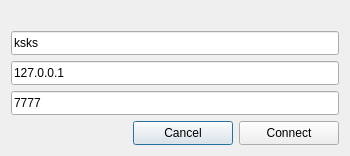
<?xml version="1.0" encoding="UTF-8"?>
<ui version="4.0">
 <class>SettingMenu</class>
 <widget class="QDialog" name="SettingMenu">
  <property name="geometry">
   <rect>
    <x>0</x>
    <y>0</y>
    <width>350</width>
    <height>142</height>
   </rect>
  </property>
  <property name="windowTitle">
   <string>Setting</string>
  </property>
  <layout class="QGridLayout" name="gridLayout">
   <item row="2" column="0">
    <spacer name="verticalSpacer">
     <property name="orientation">
      <enum>Qt::Vertical</enum>
     </property>
     <property name="sizeHint" stdset="0">
      <size>
       <width>20</width>
       <height>0</height>
      </size>
     </property>
    </spacer>
   </item>
   <item row="1" column="0">
    <layout class="QVBoxLayout" name="verticalLayout">
     <item>
      <widget class="QLineEdit" name="lE_name">
       <property name="sizePolicy">
        <sizepolicy hsizetype="Expanding" vsizetype="Minimum">
         <horstretch>0</horstretch>
         <verstretch>0</verstretch>
        </sizepolicy>
       </property>
       <property name="minimumSize">
        <size>
         <width>0</width>
         <height>24</height>
        </size>
       </property>
       <property name="text">
        <string>ksks</string>
       </property>
       <property name="placeholderText">
        <string>Name</string>
       </property>
      </widget>
     </item>
     <item>
      <widget class="QLineEdit" name="lE_host">
       <property name="sizePolicy">
        <sizepolicy hsizetype="Expanding" vsizetype="Minimum">
         <horstretch>0</horstretch>
         <verstretch>0</verstretch>
        </sizepolicy>
       </property>
       <property name="minimumSize">
        <size>
         <width>0</width>
         <height>24</height>
        </size>
       </property>
       <property name="text">
        <string>127.0.0.1</string>
       </property>
       <property name="placeholderText">
        <string>Host</string>
       </property>
      </widget>
     </item>
     <item>
      <widget class="QLineEdit" name="lE_port">
       <property name="sizePolicy">
        <sizepolicy hsizetype="Expanding" vsizetype="Minimum">
         <horstretch>0</horstretch>
         <verstretch>0</verstretch>
        </sizepolicy>
       </property>
       <property name="minimumSize">
        <size>
         <width>0</width>
         <height>24</height>
        </size>
       </property>
       <property name="text">
        <string>7777</string>
       </property>
       <property name="placeholderText">
        <string>Port</string>
       </property>
      </widget>
     </item>
    </layout>
   </item>
   <item row="3" column="0">
    <layout class="QHBoxLayout" name="horizontalLayout">
     <item>
      <spacer name="horizontalSpacer">
       <property name="orientation">
        <enum>Qt::Horizontal</enum>
       </property>
       <property name="sizeHint" stdset="0">
        <size>
         <width>209</width>
         <height>20</height>
        </size>
       </property>
      </spacer>
     </item>
     <item>
      <widget class="QPushButton" name="pB_cancel">
       <property name="sizePolicy">
        <sizepolicy hsizetype="Minimum" vsizetype="Minimum">
         <horstretch>0</horstretch>
         <verstretch>0</verstretch>
        </sizepolicy>
       </property>
       <property name="minimumSize">
        <size>
         <width>100</width>
         <height>24</height>
        </size>
       </property>
       <property name="text">
        <string>Cancel</string>
       </property>
      </widget>
     </item>
     <item>
      <widget class="QPushButton" name="pB_save">
       <property name="sizePolicy">
        <sizepolicy hsizetype="Minimum" vsizetype="Minimum">
         <horstretch>0</horstretch>
         <verstretch>0</verstretch>
        </sizepolicy>
       </property>
       <property name="minimumSize">
        <size>
         <width>100</width>
         <height>24</height>
        </size>
       </property>
       <property name="text">
        <string>Connect</string>
       </property>
      </widget>
     </item>
    </layout>
   </item>
   <item row="0" column="0">
    <widget class="QLabel" name="l_information">
     <property name="text">
      <string/>
     </property>
    </widget>
   </item>
  </layout>
 </widget>
 <resources/>
 <connections/>
</ui>
